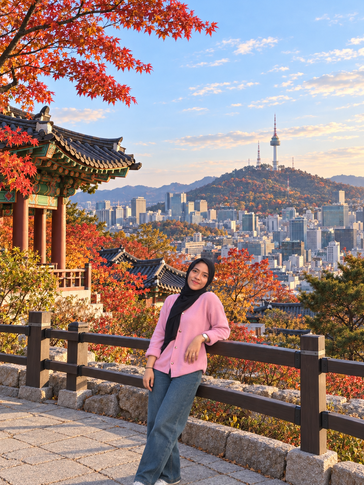
#> input picture gambar.png, 364 x 485 px, shrunk from 1086 x 1448 before the run
$ python 1d_zooming.py
#> lines starting #> are read from the running program, lines starting #| are printed output that depends on the picture
#> in main, citra_asli is the input picture: shape (485, 364, 3); mean R, G, B 151.4, 131.4, 128.2
# pyright: reportUnknownMemberType=false

from pathlib import Path

import imageio.v3 as img
import matplotlib.pyplot as plt
import numpy as np
from numpy.typing import NDArray


def zooming(
    citra: NDArray[np.uint8],
    faktor: float
) -> NDArray[np.uint8]:
#> called with faktor = 2
    if not np.isfinite(faktor) or faktor <= 0:
        raise ValueError("Faktor zoom harus positif dan berhingga.")

    tinggi, lebar = citra.shape[:2]
#> tinggi = 485; lebar = 364

    tinggi_baru = max(1, int(tinggi * faktor))
#> tinggi_baru = 970
    lebar_baru = max(1, int(lebar * faktor))
#> lebar_baru = 728

    # Tentukan piksel sumber dengan metode nearest neighbor.
    sumber_y = np.minimum(
        (np.arange(tinggi_baru) / faktor).astype(int),
        tinggi - 1
    )
#> sumber_y = 970 values from 0 to 484

    sumber_x = np.minimum(
        (np.arange(lebar_baru) / faktor).astype(int),
        lebar - 1
    )
#> sumber_x = 728 values from 0 to 363

    hasil = citra[
        sumber_y[:, None],
        sumber_x[None, :]
    ].copy()
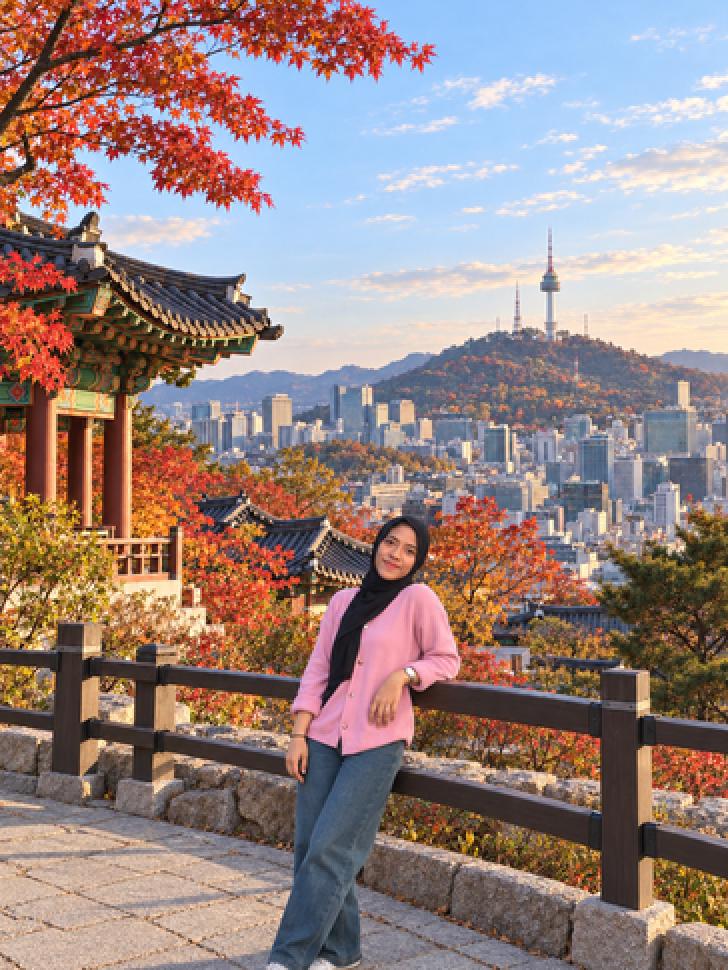
#> hasil: shape (970, 728, 3); mean R, G, B 151.4, 131.4, 128.2

    return hasil


def main() -> None:
    folder = Path(__file__).resolve().parent
    file_gambar = folder / "gambar.png"

    if not file_gambar.exists():
        raise FileNotFoundError(
            "Letakkan gambar.png di folder yang sama "
            "dengan 1d_zooming.py."
        )

    citra_asli = np.asarray(
        img.imread(file_gambar, mode="RGB"),
        dtype=np.uint8
    )

    faktor = 2.0
    citra_hasil = zooming(citra_asli, faktor)

    folder_hasil = folder / "hasil_1d"
    folder_hasil.mkdir(exist_ok=True)

    img.imwrite(
        folder_hasil / "hasil_zoom_plus.png",
        citra_hasil
    )

    tinggi, lebar = citra_asli.shape[:2]
#> tinggi = 485; lebar = 364
    tinggi_baru, lebar_baru = citra_hasil.shape[:2]
#> tinggi_baru = 970; lebar_baru = 728

    fig, axes = plt.subplots(2, 1, figsize=(12, 8))

    axes[0].imshow(citra_asli)
    axes[0].set_title(
        f"Citra Asli — {lebar} x {tinggi} Piksel"
    )
    axes[0].axis("off")

    axes[1].imshow(citra_hasil)
    axes[1].set_title(
        f"Zoom Plus 2 Kali — "
        f"{lebar_baru} x {tinggi_baru} Piksel"
    )
    axes[1].axis("off")

    fig.tight_layout()

    fig.savefig(
        folder_hasil / "perbandingan_zoom_plus.png",
        dpi=150
    )
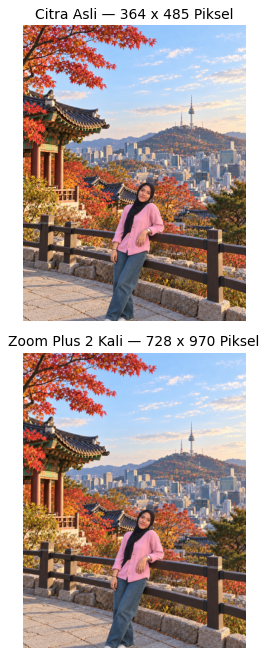
#> figure drawn by matplotlib, 2 panels

    print("Zoom plus berhasil.")
    print(f"Ukuran asli : {lebar} x {tinggi} piksel")
#| Ukuran asli : 364 x 485 piksel
    print(f"Ukuran hasil: {lebar_baru} x {tinggi_baru} piksel")
#| Ukuran hasil: 728 x 970 piksel
    print("Hasil disimpan di:", folder_hasil)

    plt.show()


if __name__ == "__main__":
    main()
